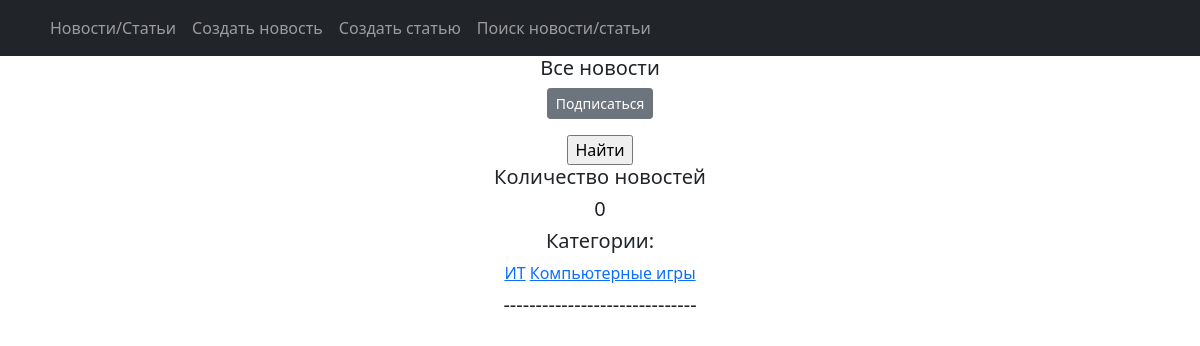
The app's page /news/categories/4, older data.
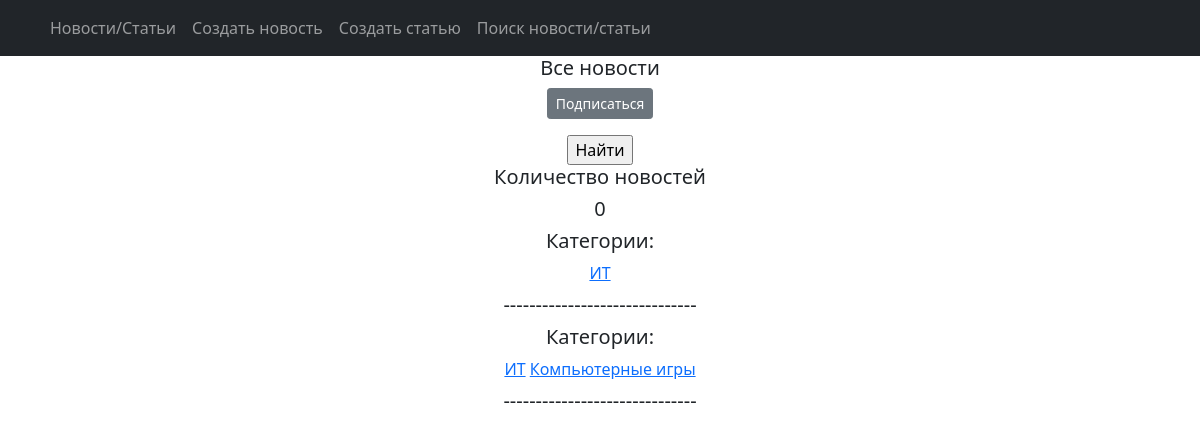
The same page, newer data.
### np_app/models.py (models this page shows, shortened)
class Post(models.Model):
    article = 'Arti'
    news = 'News'
    POSTS = [
        (article, 'Статья'),
        (news, 'Новости')
    ]
    author = models.ForeignKey(Author, on_delete=models.CASCADE)
    choice = models.CharField(max_length=4, choices=POSTS, default=article)
    time_create_post = models.DateTimeField(auto_now_add=True)
    category = models.ManyToManyField(Category, through='PostCategory')
    header_post = models.CharField(max_length=255)
    text_post = models.TextField()
    rate_post = models.IntegerField(default=0)

class Category(models.Model):
    genre = models.CharField(max_length=255, unique=True)
    subscribers = models.ManyToManyField(User, blank=True, null=True, related_name='categories')
    def __str__(self):
        return f'{self.genre}'

### np_app/views.py (the view)
# urls.py: path('categories/<int:pk>', CategoryListView.as_view(), name='category_list'),
class CategoryListView(ListView):
    model = Post
    template_name = 'category_list.html'
    context_object_name = 'category_news_list'
    def get_queryset(self):
        self.genre = get_object_or_404(Category, id=self.kwargs['pk'])
        queryset = Post.objects.filter(category=self.genre).order_by('-time_create_post')
        return queryset
    def get_context_data(self, **kwargs):
        context = super().get_context_data(**kwargs)
        context['is_not_subscriber'] = self.request.user not in self.genre.subscribers.all()
        context['category'] = self.genre
        return context

### templates/category_list.html (shortened to what this page needs)
{% extends 'flatpages/default.html' %}
{% load custom_tags %}
{% block content %}
<h5>Все новости</h5>
    {% if is_not_subscriber %}
        <p class="text-center"><a href="{% url 'subscribe' category.id %}" class="btn btn-secondary btn-sm">Подписаться</a></p>
    {% endif %}
   <form action="" method="get">
       <input type="submit" value="Найти" />
   </form>
<h5>Количество новостей</h5>
<h5>{{ posts|length }}</h5>
{% for post in category_news_list %}
    <h5>Категории:</h5>
        {%for category in post.category.all %}
            <a href="{% url 'category_list' category.id %}">{{ category }}</a>
        {% endfor %}
<h5>------------------------------</h5>
{% endfor %}
{% endblock content %}

### templates/flatpages/default.html (shortened to what this page needs)
<!DOCTYPE html>
<html lang="en">
    <head>
        {% load static %}
        <link href="{% static 'css/styles.css' %}" rel="stylesheet" />
    </head>
    <body>
        <nav class="navbar navbar-expand-lg navbar-dark bg-dark static-top">
            <div class="container">
                <div class="collapse navbar-collapse" id="navbarResponsive">
                    <ul class="navbar-nav ml-auto">
                        <li class="nav-item">
                            <a class="nav-link" href="/news/">Новости/Статьи</a>
                        </li>
                        <li class="nav-item">
                            <a class="nav-link" href="/news/create/">Создать новость</a>
                        </li>
                        <li class="nav-item">
                            <a class="nav-link" href="/news/articles/create/">Создать статью</a>
                        </li>
                        <li class="nav-item">
                            <a class="nav-link" href="/news/search/">Поиск новости/статьи</a>
                        </li>
                    </ul>
                </div>
            </div>
        </nav>
        <div class="container">
            <div class="row">
                <div class="col-lg-12 text-center">
                    {% block content %}{% endblock content %}
                </div>
            </div>
        </div>
    </body>
</html>

Row changes from the older to the newer data that the page shows:
added Post: Category (genre "ИТ")
